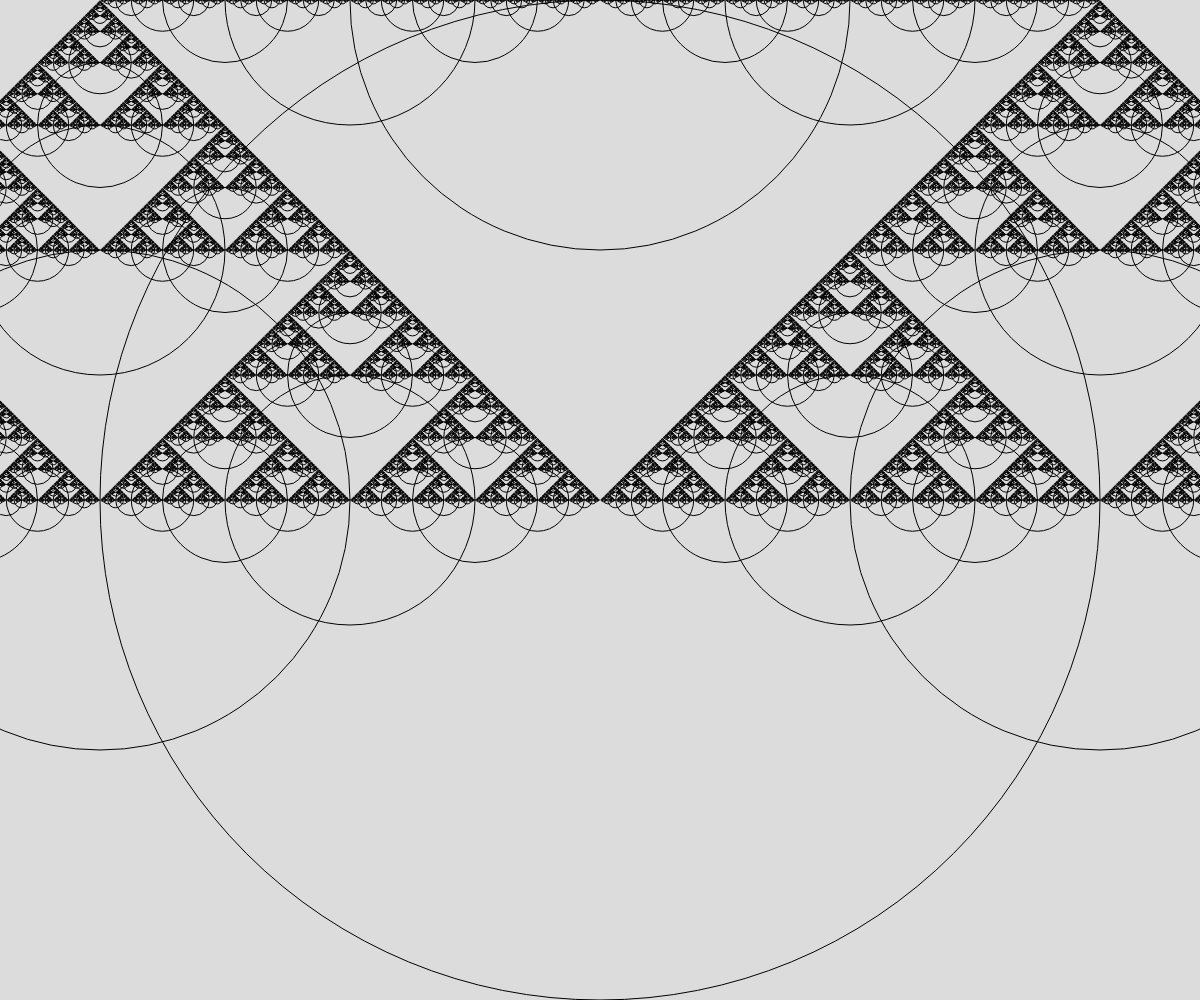
Frame 1 (no input)
Frame 60 (no input): identical to frame 1, image omitted
Frame 120 (the mouse pressed at the canvas centre since frame 60): identical to frame 1, image omitted

The p5.js sketch that drew this single still picture (run headless with seeded random() and noise() and a simulated clock; from frame 60 on, the mouse is pressed at the canvas centre):

// p5.js sketch
// ── sketch.js
// Project Title
// Your Name
// Date
//
// Extra for Experts:
// - describe what you did to take this project "above and beyond"


function setup() {
  createCanvas(windowWidth, windowHeight);
  
}

function draw() {
  background(220);
 circleFractal(width/2, height/2, height);
}

function circleFractal(x,y,d){
  noFill();
  if(d > 1){
    circle(x,y,d);
    circleFractal(x-d/2,y,d/2);
    circleFractal(x+d/2,y,d/2);
    circleFractal(x,y-d/2,d/2);
  }
  
}

function cantor(x,y,len,depth){
  if(depth > 1){
    line(x,y,x+len,y);
    y+= 20;

    cantor(x,y,len/3,depth-1);
    cantor(x+len*2/3,y,len/3,depth-1);
  }
}


// function reCircle(x,y,d){
//   circle(x,y,d);
//   if(d > 5){
//     reCircle(x,y,d*0.9)
//   }
  
// }
